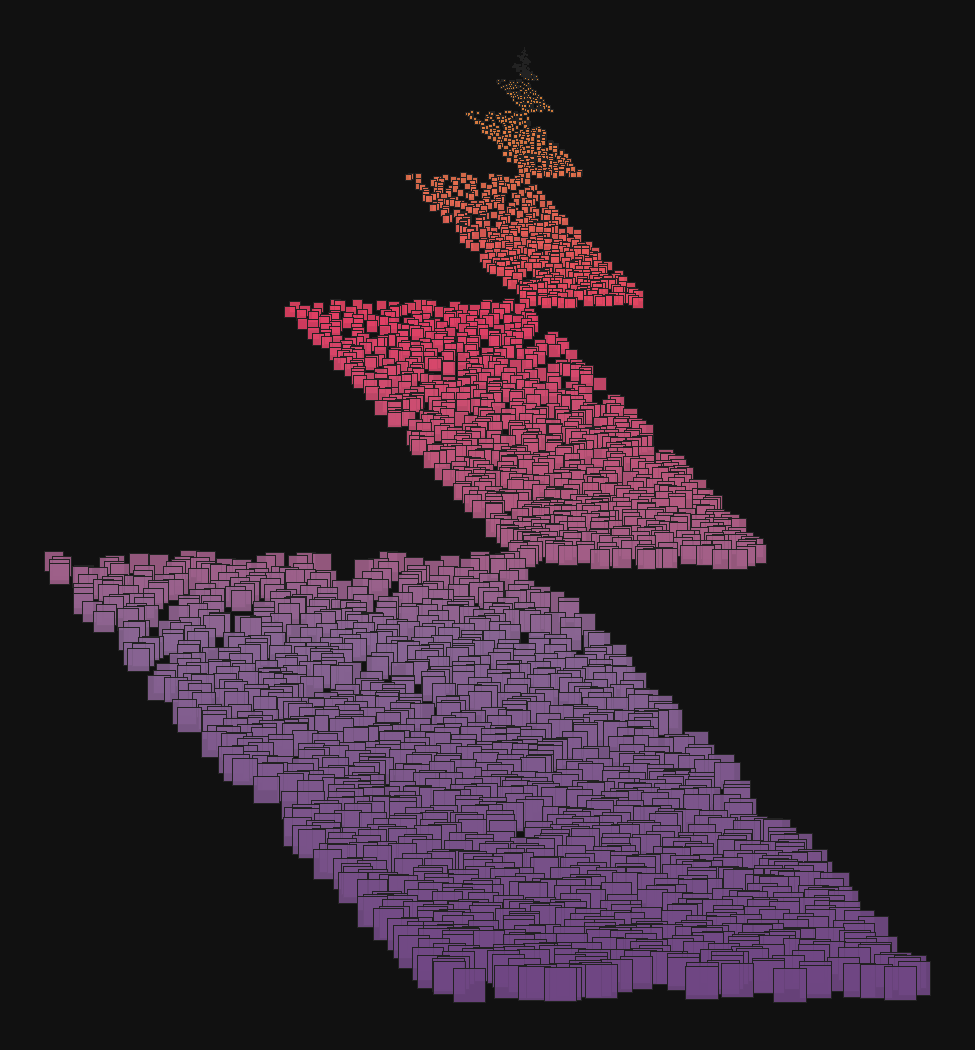

Source code (R):
library(dplyr)
library(binaryLogic)
library(ggplot2)

# Hat tip to Georgios Karamanis for the function used to create the data set:
primest <- function(n){
  p <- 2:n
  i <- 1
  while (p[i] <= sqrt(n)) {
    p <-  p[p %% p[i] != 0 | p==p[i]]
    i <- i+1
  }
  p
}

n = 30000

prime_df <- data.frame(x = primest(n)) %>% 
  rowwise() %>% 
  mutate(
    bin = paste0(as.binary(x), collapse = ""),
    bin_rev = intToUtf8(rev(utf8ToInt(bin))),
    y = x - strtoi(bin_rev, base = 2)
  ) %>% 
  ungroup() %>% 
  mutate(n = row_number())

ggplot(prime_df) +
  geom_tile(aes(x, y, fill = n, height = n/3, width = n/3), color = "#222222", alpha = 0.9) +
  scale_fill_gradientn(colours = c("#e69d25","#e23e64","#886593","#6f4683")) +
  coord_flip() +
  scale_x_reverse() +
  theme_void() +
  theme(
    plot.background = element_rect(fill = "#111111", color = NA),
    legend.position = "none"
  )

ggsave("tile_depth.png", width = 6.5, height = 7, device = "png", dpi = 150)
